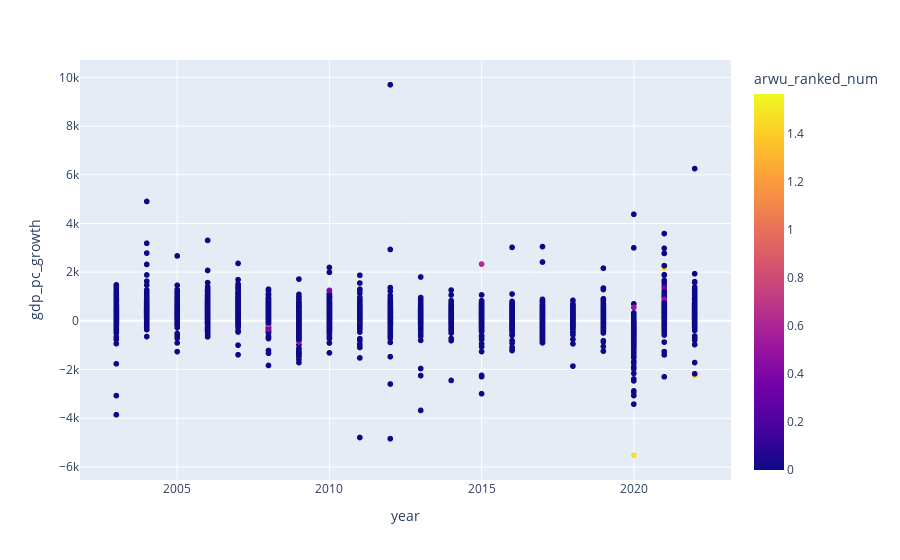

Notebook source saved alongside this figure:
### Code cell
fig = px.scatter(group2, y="gdp_pc_growth", x="year", color='arwu_ranked_num', hover_data=["country", "year"])
fig.show()

### Figure 1 — Plotly figure (JSON) as saved in the notebook; plotly's stock layout.template omitted (floating-point values rounded to 4 significant figures; data arrays with more than 128 entries replaced by an {"elided": "..."} marker saying what was removed)
{"data": [{"customdata": {"elided": "5126x1 str values"}, "hovertemplate": "year=%{x}<br>gdp_pc_growth=%{y}<br>country=%{customdata[0]}<br>arwu_ranked_num=%{marker.color}<extra></extra>", "legendgroup": "", "marker": {"color": {"elided": "5126 float values"}, "coloraxis": "coloraxis", "symbol": "circle"}, "mode": "markers", "name": "", "showlegend": false, "type": "scattergl", "x": {"elided": "5126 int values"}, "xaxis": "x", "y": {"elided": "5126 float values"}, "yaxis": "y"}], "layout": {"coloraxis": {"colorbar": {"title": {"text": "arwu_ranked_num"}}, "colorscale": [[0, "#0d0887"], [0.1111, "#46039f"], [0.2222, "#7201a8"], [0.3333, "#9c179e"], [0.4444, "#bd3786"], [0.5556, "#d8576b"], [0.6667, "#ed7953"], [0.7778, "#fb9f3a"], [0.8889, "#fdca26"], [1, "#f0f921"]]}, "legend": {"tracegroupgap": 0}, "margin": {"t": 60}, "xaxis": {"anchor": "y", "domain": [0, 1], "title": {"text": "year"}}, "yaxis": {"anchor": "x", "domain": [0, 1], "title": {"text": "gdp_pc_growth"}}}}
